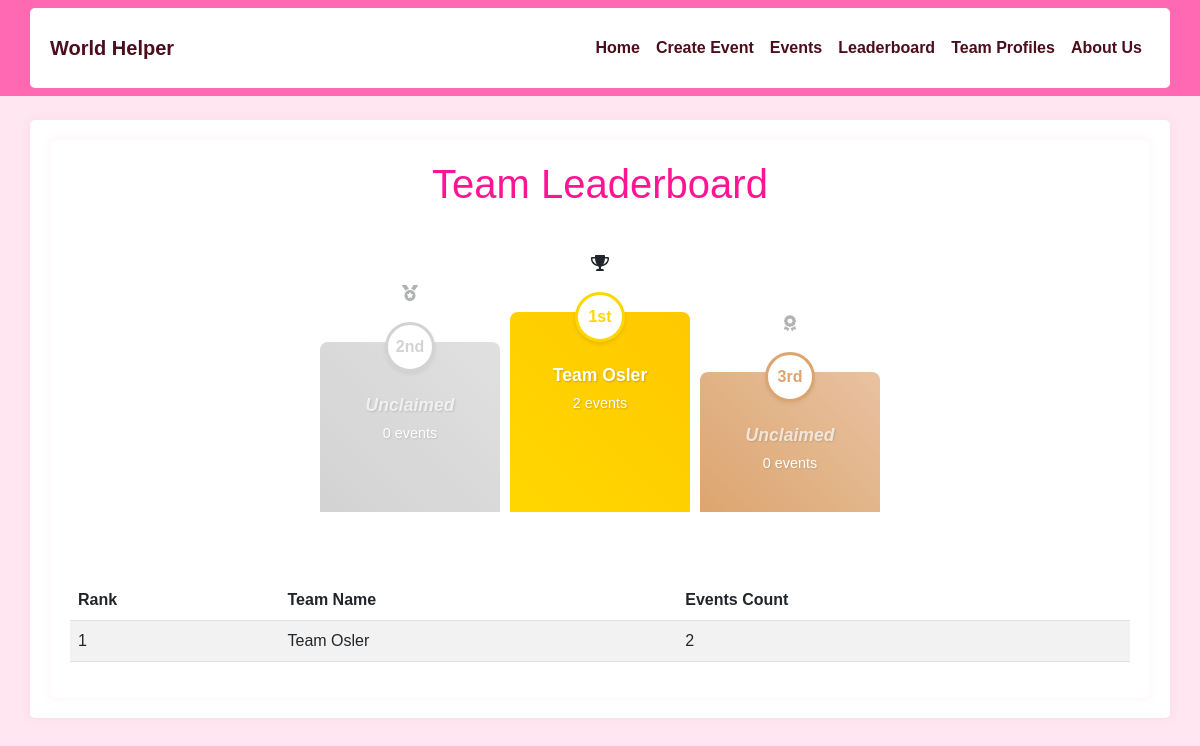
The page /leaderboard on the database as committed earlier.
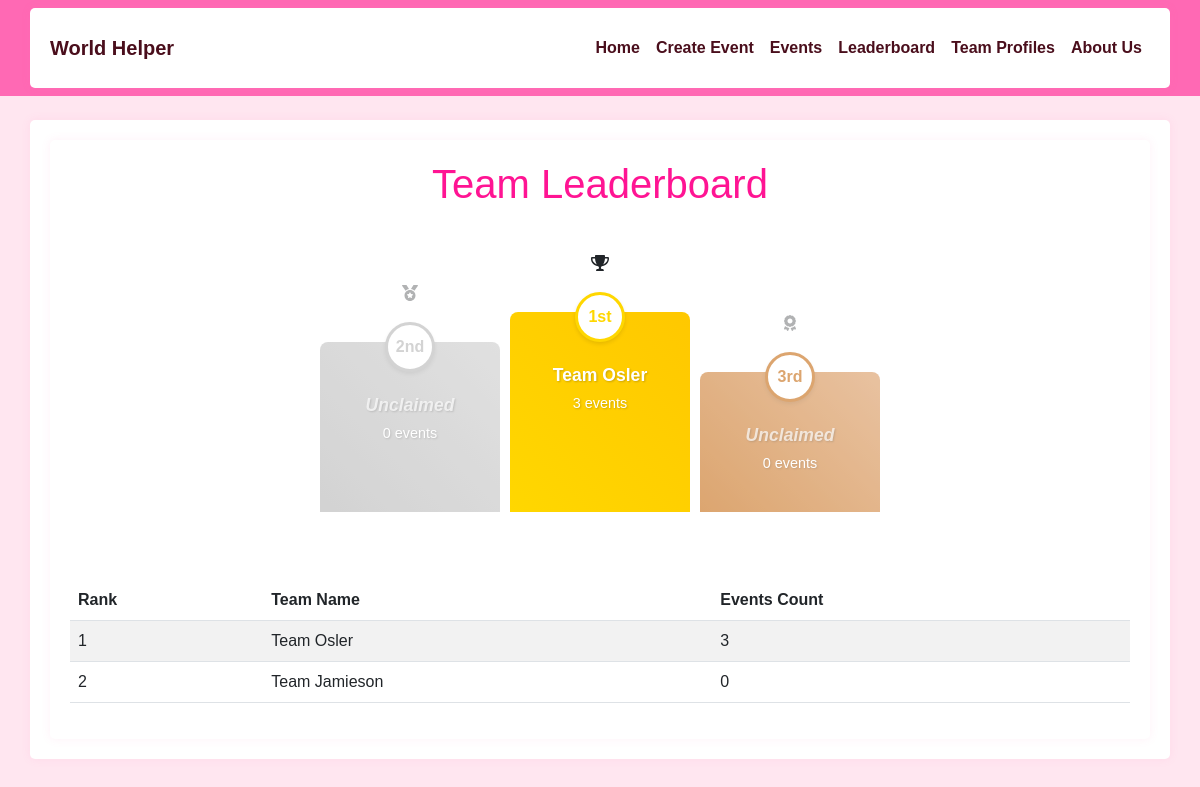
The same page on the database as committed later.
### app/models.py (models this page shows)
class Team(db.Model):
    id = db.Column(db.Integer, primary_key=True)
    team_phrase = db.Column(db.String(100), nullable=False)
    name = db.Column(db.String(64), nullable=False)
    members = db.relationship('TeamMember', backref='team', lazy='dynamic')
    events = db.relationship('Event', backref='team', lazy='dynamic')
    bingo_card = db.relationship('BingoCard', backref='team', uselist=False)

### app/main/routes.py (the view)
@bp.route('/leaderboard')
def leaderboard():
    teams = db.session.query(Team, func.count(Event.id).label('event_count')) \
        .outerjoin(Event) \
        .group_by(Team.id) \
        .order_by(func.count(Event.id).desc()) \
        .all()
    ranked_teams = [(rank, team, event_count) for rank, (team, event_count) in enumerate(teams, start=1)]
    return render_template('leaderboard.html', ranked_teams=ranked_teams)

### app/main/routes.py (called while the page is built)
@bp.context_processor
def utility_processor():
    return dict(SDG_DESCRIPTIONS=SDG_DESCRIPTIONS)

### app/templates/leaderboard.html (shortened to what this page needs)
{% extends "base.html" %}
{% block content %}
<div class="container">
    <h1 class="text-center mb-4 theme-pink">Team Leaderboard</h1>
    {% set active_teams = ranked_teams|selectattr('2', '>', 0)|list %}
    <div class="podium-wrapper mb-5">
        <div class="podium">
            <div class="podium-block silver">
                <div class="trophy-icon">
                    <i class="fas fa-medal"></i>
                </div>
                <div class="podium-rank">2nd</div>
                {% if active_teams|length >= 2 %}
                    <div class="team-name">{{ active_teams[1][1].name }}</div>
                    <div class="event-count">{{ active_teams[1][2] }} events</div>
                {% else %}
                    <div class="team-name empty">Unclaimed</div>
                    <div class="event-count">0 events</div>
                {% endif %}
            </div>
            <div class="podium-block gold">
                <div class="trophy-icon">
                    <i class="fas fa-trophy"></i>
                </div>
                <div class="podium-rank">1st</div>
                {% if active_teams|length >= 1 %}
                    <div class="team-name">{{ active_teams[0][1].name }}</div>
                    <div class="event-count">{{ active_teams[0][2] }} events</div>
                {% else %}
                    <div class="team-name empty">Unclaimed</div>
                    <div class="event-count">0 events</div>
                {% endif %}
            </div>
            <div class="podium-block bronze">
                <div class="trophy-icon">
                    <i class="fas fa-award"></i>
                </div>
                <div class="podium-rank">3rd</div>
                {% if active_teams|length >= 3 %}
                    <div class="team-name">{{ active_teams[2][1].name }}</div>
                    <div class="event-count">{{ active_teams[2][2] }} events</div>
                {% else %}
                    <div class="team-name empty">Unclaimed</div>
                    <div class="event-count">0 events</div>
                {% endif %}
            </div>
        </div>
    </div>
    <table class="table table-striped">
        <thead>
            <tr>
                <th>Rank</th>
                <th>Team Name</th>
                <th>Events Count</th>
            </tr>
        </thead>
        <tbody>
            {% for rank, team, event_count in ranked_teams %}
                <tr>
                    <td>{{ rank }}</td>
                    <td>{{ team.name }}</td>
                    <td>{{ event_count }}</td>
                </tr>
            {% endfor %}
        </tbody>
    </table>
</div>
{% endblock %}

Rows that differ between the two databases and show on the page:
computed for Team "Team Osler": event_count "2" → "3"
added Team: id "2", name "Team Jamieson", event_count "0"
Other text that changed with them:
{{ active_teams[0][2] }}: "2" → "3"
